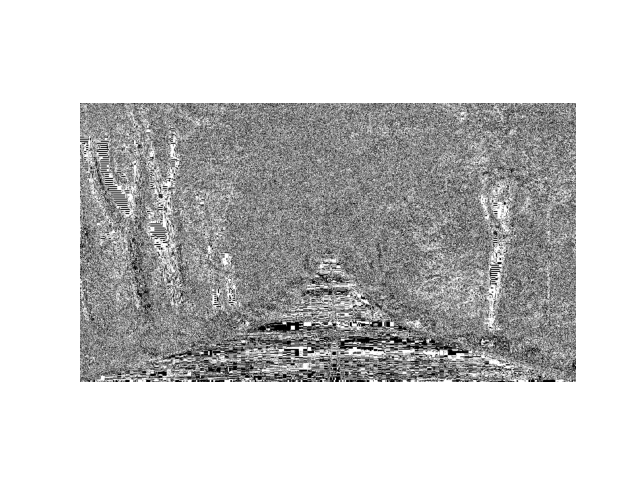

Write the Python code that produced this figure.
import numpy as np
from numba import njit
import matplotlib.pyplot as plt
from matplotlib.image import imread

image_path = 'highest_reso.jpeg'
image_array = imread(image_path)

#convert to gray
if image_array.ndim == 3:
    image_array = 0.333 * ( image_array[:, :, 0] + image_array[:, :, 1] +  image_array[:, :, 2]) * 255
    image_array = image_array.astype(np.uint8)

threshold = 128


#function for map on each pixel
@njit
def binarize_image(img, threshold):
    binary_img = np.zeros(img.shape, dtype=np.uint8)
    for i in range(img.shape[0]):
        for j in range(img.shape[1]):
            binary_img[i, j] = 255 if img[i, j] > threshold else 0
    return binary_img


#binarize the image
binary_image = binarize_image(image_array, threshold)

#show the result
plt.imshow(binary_image, cmap='gray')
plt.axis('off')  # Hide axes
plt.show()
